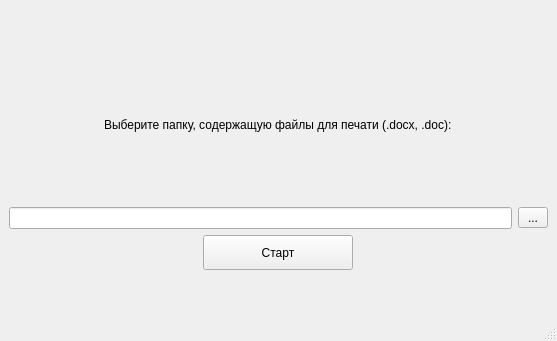
<?xml version="1.0" encoding="UTF-8"?>
<ui version="4.0">
 <class>MainWindow</class>
 <widget class="QMainWindow" name="MainWindow">
  <property name="geometry">
   <rect>
    <x>0</x>
    <y>0</y>
    <width>557</width>
    <height>341</height>
   </rect>
  </property>
  <property name="windowTitle">
   <string>Docx2PDF Book Fold Printing</string>
  </property>
  <widget class="QWidget" name="centralwidget">
   <layout class="QGridLayout" name="gridLayout">
    <item row="2" column="1">
     <widget class="QToolButton" name="fileDialogBtn">
      <property name="minimumSize">
       <size>
        <width>30</width>
        <height>0</height>
       </size>
      </property>
      <property name="text">
       <string>...</string>
      </property>
     </widget>
    </item>
    <item row="3" column="0" colspan="2" alignment="Qt::AlignHCenter">
     <widget class="QPushButton" name="startBtn">
      <property name="minimumSize">
       <size>
        <width>150</width>
        <height>35</height>
       </size>
      </property>
      <property name="text">
       <string>Старт</string>
      </property>
     </widget>
    </item>
    <item row="2" column="0">
     <widget class="QLineEdit" name="pathLine">
      <property name="readOnly">
       <bool>true</bool>
      </property>
     </widget>
    </item>
    <item row="1" column="0" colspan="2" alignment="Qt::AlignHCenter">
     <widget class="QLabel" name="label">
      <property name="text">
       <string>Выберите папку, содержащую файлы для печати (.docx, .doc):</string>
      </property>
     </widget>
    </item>
    <item row="0" column="0" colspan="2">
     <spacer name="verticalSpacer_2">
      <property name="orientation">
       <enum>Qt::Vertical</enum>
      </property>
      <property name="sizeType">
       <enum>QSizePolicy::Maximum</enum>
      </property>
      <property name="sizeHint" stdset="0">
       <size>
        <width>20</width>
        <height>40</height>
       </size>
      </property>
     </spacer>
    </item>
    <item row="4" column="0" colspan="2">
     <spacer name="verticalSpacer">
      <property name="orientation">
       <enum>Qt::Vertical</enum>
      </property>
      <property name="sizeType">
       <enum>QSizePolicy::Maximum</enum>
      </property>
      <property name="sizeHint" stdset="0">
       <size>
        <width>20</width>
        <height>40</height>
       </size>
      </property>
     </spacer>
    </item>
   </layout>
  </widget>
  <widget class="QMenuBar" name="menubar">
   <property name="geometry">
    <rect>
     <x>0</x>
     <y>0</y>
     <width>557</width>
     <height>22</height>
    </rect>
   </property>
  </widget>
  <widget class="QStatusBar" name="statusbar"/>
 </widget>
 <resources/>
 <connections/>
</ui>
